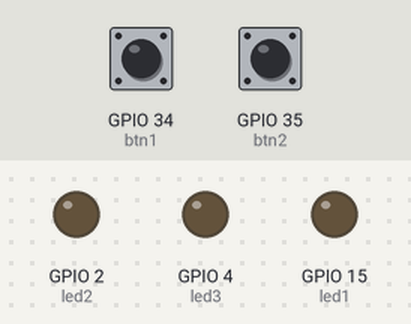
Bench run of a sketch on a simulated ESP32. On the bench: output pins drawn as LEDs (lit = HIGH). Dashed ring = blinking. The inputs (shaded band) are chosen by the test bench; at power-on: GPIO 35 (btn2) LOW, GPIO 34 (btn1) LOW.

Above: at 1.2 s.
1.3 s: GPIO 35 (btn2) pulled HIGH for 1 s
At 1.42 s:
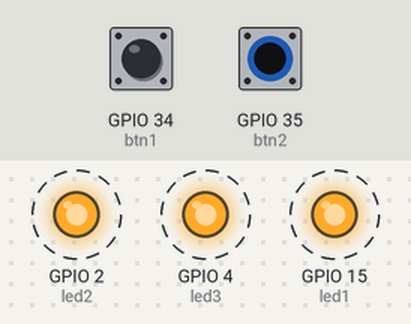
3.8 s: GPIO 35 (btn2) pulled HIGH for 3.2 s
At 7.4 s:
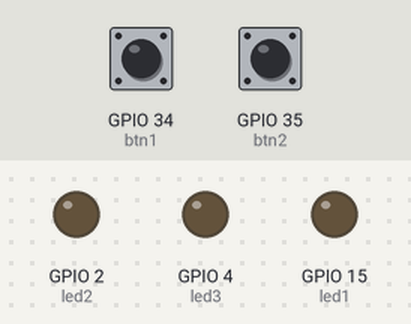
Timing chart, 0 to 8.9 s (numbered marks = the images above; inputs shaded):
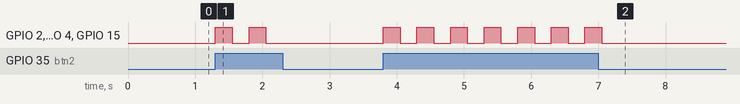

The sketch:

Project1a_-_Buttons_and_LEDs.ino
```cpp
int btn1 = 34;
int btn2 = 35;
int led1 = 15;
int led2 = 2;
int led3 = 4;

void setup() {
  pinMode(btn1, INPUT);
  pinMode(btn2, INPUT);
  pinMode(led1, OUTPUT);
  pinMode(led2, OUTPUT);
  pinMode(led3, OUTPUT);
}

void loop() {
  int state1 = digitalRead(btn1);
  int state2 = digitalRead(btn2);
  if (state1 == HIGH){
    digitalWrite(led1, HIGH);
    digitalWrite(led2, HIGH);
    digitalWrite(led3, HIGH);
  }
  if (state2 == HIGH){
    digitalWrite(led1, HIGH);
    digitalWrite(led2, HIGH);
    digitalWrite(led3, HIGH);
    delay(250);
    digitalWrite(led1, LOW);
    digitalWrite(led2, LOW);
    digitalWrite(led3, LOW);
    delay(250);
  }
  else{
    digitalWrite(led1, LOW);
    digitalWrite(led2, LOW);
    digitalWrite(led3, LOW);
  }
}
```

Measured:
- after the input at 1.3 s, GPIO 2 (led2), GPIO 4 (led3), GPIO 15 (led1): alternates HIGH for 0.25 s and LOW for 0.25 s, 4 changes in all, then stays LOW, starting at once
- after the input at 3.8 s, GPIO 2 (led2), GPIO 4 (led3), GPIO 15 (led1): alternates HIGH for 0.25 s and LOW for 0.25 s, 14 changes in all, then stays LOW, starting at once
